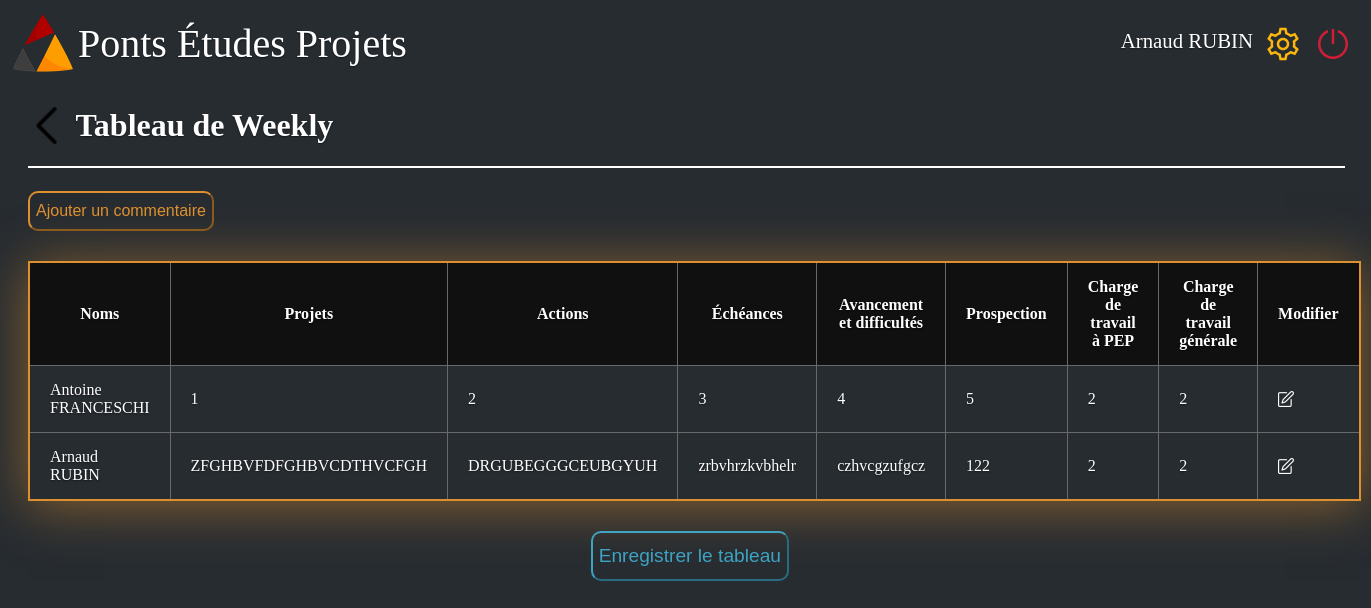
Screenshot of /weekly/Arnaud RUBIN with the database file from the repository.
### site.py (models this page shows, shortened)
class db_weekly(db.Model):
    _id = db.Column("id", db.Integer, primary_key= True)
    name = db.Column(db.String(100))
    projet = db.Column(db.String(300))
    action = db.Column(db.String(300))
    echeance = db.Column(db.String(100))
    avancement = db.Column(db.String(100))
    travail_pep = db.Column(db.Integer)
    travail_gene = db.Column(db.Integer)
    prospection = db.Column(db.String(100))

### site.py (the view)
@app.route('/weekly/<name>',methods=["GET","POST"])
def weekly(name):
    if True:
        con = sqlite3.connect("users.sqlite3")
        outfile = open('static/bdd_weekly1.csv', 'w')
        outcsv = csv.writer(outfile)
        cursor = con.execute('select * from db_weekly')
        outcsv.writerow(x[0] for x in cursor.description)
        outcsv.writerows(cursor.fetchall())
        outfile.close()
    return render_template("tableau_weekly-2.html", name=name, BDD_commentaire=db_weekly.query.all())

### templates/tableau_weekly-2.html (shortened to what this page needs)
<!DOCTYPE html>
<html>
    <head>
        <link rel="stylesheet" href={{ url_for('static', filename='style_tableau_weekly1.css') }}/>
    </head>
    <body>
        <div class="barre_principale">
            <div class="logo_junior">
                <a href="/home/{{name}}">
                    <img class= "logo_pep" src={{ url_for('static', filename='PEPLOGO.png') }}  alt= "Logo pep"/>
                    <div class="Junior">Ponts Études Projets</div>
                </a>
            </div>
            <div>
                <nav>
                    <ul class="navbar-nav">
                        <li class="user_name"><a class="user" href="#">{{name}}</a></li>
                        <li class="nav-item"><a href="#"><img src={{ url_for('static', filename='settings.png') }} alt="bouton reglage" ></a></li>
                        <li class="nav-item"><a href='/login'><img src={{ url_for('static', filename='shutdown.png') }} alt="bouton shutdown" ></a></li>
                    </ul>
                </nav>
            </div>
        </div>
        <br>
        <div class="page_margins">
            <h1 class="page_title">
                <a href="/home/{{name}}">
                    <img src={{ url_for('static', filename='back1.png') }} alt="bouton retour">
                </a>
                &nbsp; Tableau de Weekly
            </h1>
            <hr color="white" style="width: 100%;">
            <div class="ajouter">
                <button onclick="window.location.href = '/weekly/{{name}}/add';" type="button" class="Ajouter"> Ajouter un commentaire </button>
            </div>
            <table class="tableau-style">
                <thead>
                    <tr>
                        <th>Noms</th>
                        <th>Projets</th>
                        <th>Actions</th>
                        <th>Échéances</th>
                        <th>Avancement et difficultés</th>
                        <th>Prospection</th>
                        <th>Charge de travail à PEP</th>
                        <th>Charge de travail générale</th>
                        <th>Modifier</th>
                    </tr>
                </thead>
                <tbody class="case">
                    {% for commentaire in BDD_commentaire %}
                        <tr>
                            <td>{{commentaire.name}}</td>
                            <td>{{commentaire.projet}}</td>
                            <td>{{commentaire.action}}</td>
                            <td>{{commentaire.echeance}}</td>
                            <td>{{commentaire.avancement}}</td>
                            <td>{{commentaire.prospection}}</td>
                            <td>{{commentaire.travail_pep}}</td>
                            <td>{{commentaire.travail_gene}}</td>
                            <td><a href ='/weekly/{{name}}/{{commentaire._id}}/modify_delete'><img src={{ url_for('static', filename='edit1.png') }} class="edit" height="16" width="16" ></a></td>
                        </tr>
                    {% endfor %}
                </tbody>
            </table>
        </div>
        <div class="center">
            <a href={{ url_for('static', filename='bdd_weekly1.csv') }} download><button class="pdf" type="button">Enregistrer le tableau</button></a>
        </div>
    </body>
</html>

### static/style_tableau_weekly1.css (style rules this page uses)
html { height: 100%; width: 100%; background-color : #272C31; }
body { background-color : #272C31; height: 100%; background-color: transparent; color: white; text-shadow: 0 .05rem .1rem rgba(0, 0, 0, .5); }
.barre_principale { height: 60px; display: flex; justify-content: space-between; }
.logo_pep { width: 60px; height: 60px; }
ul { list-style-type: none; display:flex; text-decoration:none; }
.logo_pep { float: left; margin: 5px; }
.user_name { margin-top:5px ; }
.Junior { margin-top: 12px; display: flex; font-size: 250%; }
nav a { font-size: 1.3em; color: white; text-shadow: 0 .05rem .1rem rgba(0, 0, 0, .5); text-decoration: none; }
nav li { margin-right: 10px; }
a { text-decoration:none; color:white; display:flex; }
.page_margins { margin-left: 20px; margin-right: 20px; }
.page_title { display: flex; }
.tableau-style { border-collapse: collapse; min-width: 100%; box-shadow: 0 5px 50px rgba(223, 143, 46, 0.529); cursor: pointer; margin: 30px auto; border: 2px solid rgb(223, 144, 46); }
thead tr { background-color: rgb(16, 16, 16); }
th, td { padding: 15px 20px; }
tbody, tr, td, th { border: 1px solid #696969; }
.pdf { margin-left: 43%; font-size: larger; border-radius: 10px; height: 50px; border-color:rgba(66, 194, 233, 0.797); background-color: transparent; color:rgba(66, 194, 233, 0.797); }
.Ajouter { margin-top: 15px; font-size: medium; border-radius: 10px; height: 40px; border-color: rgb(223, 144, 46); background-color: transparent; color:rgb(223, 144, 46); }

### rows the page displays
db_weekly: name "Arnaud RUBIN", projet "ZFGHBVFDFGHBVCDTHVCFGH", action "DRGUBEGGGCEUBGYUH", echeance "zrbvhrzkvbhelr", avancement "czhvcgzufgcz", prospection "122", travail_pep "2", travail_gene "2"
db_weekly: name "Antoine FRANCESCHI", projet "1", action "2", echeance "3", avancement "4", prospection "5", travail_pep "2", travail_gene "2"
